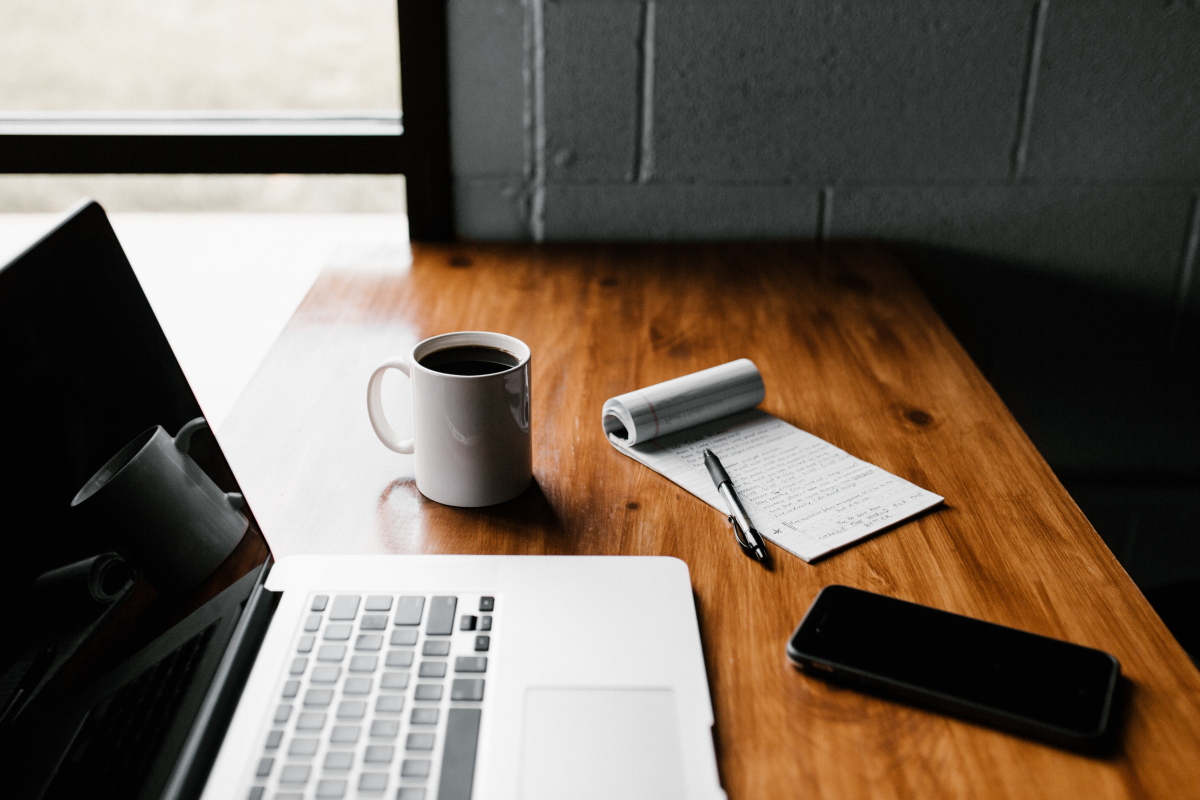
#> input picture assets/img/application/andrew-neel-cckf4TsHAuw-unsplash.jpg, 6000 x 4000 px (shown at 1/5 size)
$ python img_generator.py assets/img/application/andrew-neel-cckf4TsHAuw-unsplash.jpg
#> lines starting #> are read from the running program, lines starting #| are printed output that depends on the picture
import matplotlib.pyplot as plt
import cv2
import sys


if len(sys.argv) < 2:
    print('Please enter filename')
    sys.exit()

file_path = ''.join([x + ' ' for x in sys.argv[1:]])[:-1]
extension = file_path.split('.')[-1]
file_name = ''.join([x + '.' for x in file_path.split('.')[:-1]])[:-1]
# print(file_name, file_path, extension)
image = cv2.imread(file_path)
#> image is the input picture: shape (4000, 6000, 3); mean B, G, R 89.1, 101, 113.7
image = cv2.cvtColor(image, cv2.COLOR_BGR2RGB)

name_res = {
    '_placehold.jpg': (129, 230),
    '_lg.jpg': (1125, 1999),
    file_name + '.jpg': (1080, 1920),
    '_thumb@2x.jpg': (602, 1070),
    '_md.jpg': (557, 991),
    '_xs.jpg': (323, 575),
    '_thumb.jpg': (301, 535),
    '_sm.jpg': (431, 767)
}

for key, value in name_res.items():
    img = cv2.resize(image, value[::-1])
    plt.imsave(file_name + key, img)
#> this loop made 8 passes
#> pass 1, `img = cv2.resize(image, value[::-1])`:
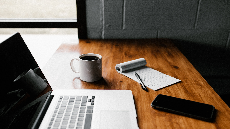
#> img: shape (129, 230, 3); mean R, G, B 113.6, 101, 89
#> pass 1, `plt.imsave(file_name + key, img)`:
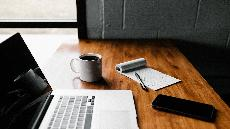
#> saved as andrew-neel-cckf4TsHAuw-unsplash_placehold.jpg: shape (129, 230, 3); mean R, G, B 113.7, 101, 89.5
#> pass 2, `img = cv2.resize(image, value[::-1])`:
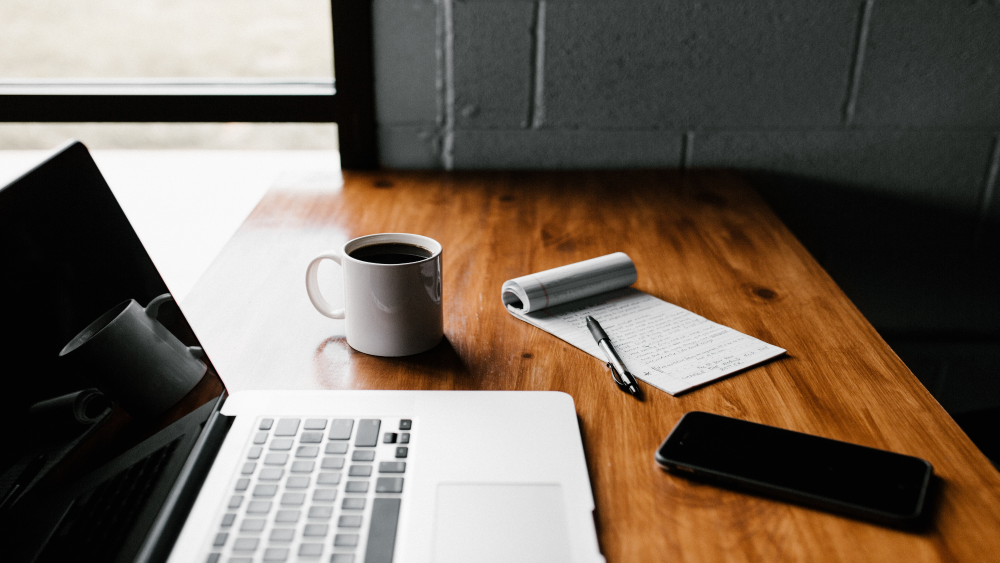
#> img: shape (1125, 1999, 3) (shown at 1/2 size); mean R, G, B 113.5, 100.9, 89

$ run again, on assets/img/application/emile-perron-190221_lg.jpg
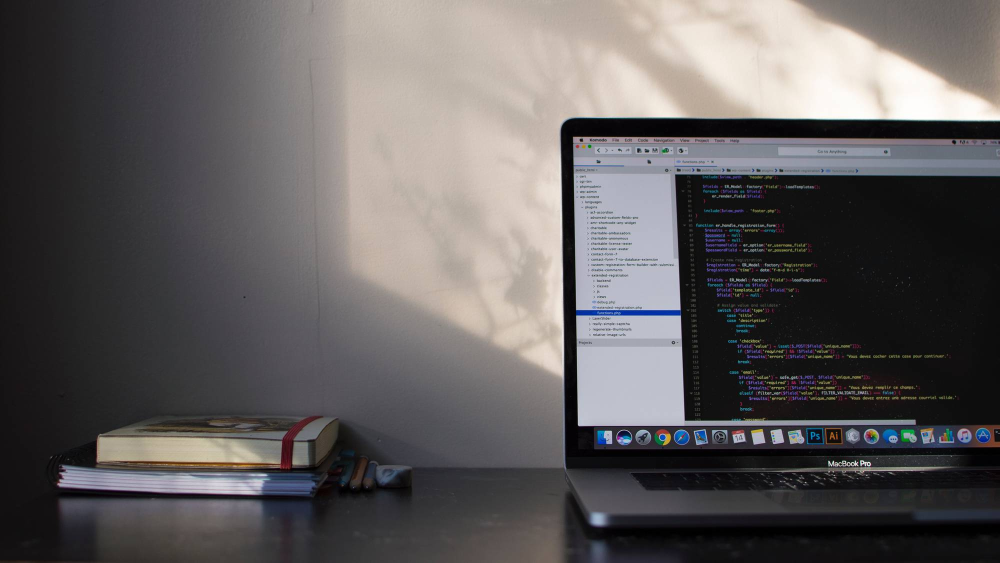
#> input picture assets/img/application/emile-perron-190221_lg.jpg, 1999 x 1125 px (shown at 1/2 size)
#> image is the input picture: shape (1125, 1999, 3); mean B, G, R 92.7, 92.3, 95.7
#> the loop `for key, value in name_res.items():` made 8 passes
#> pass 1, `img = cv2.resize(image, value[::-1])`:
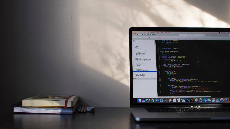
#> img: shape (129, 230, 3); mean R, G, B 95.7, 92.3, 92.6
#> pass 1, `plt.imsave(file_name + key, img)`:
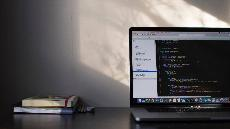
#> saved as emile-perron-190221_lg_placehold.jpg: shape (129, 230, 3); mean R, G, B 95.8, 92.3, 92.6
